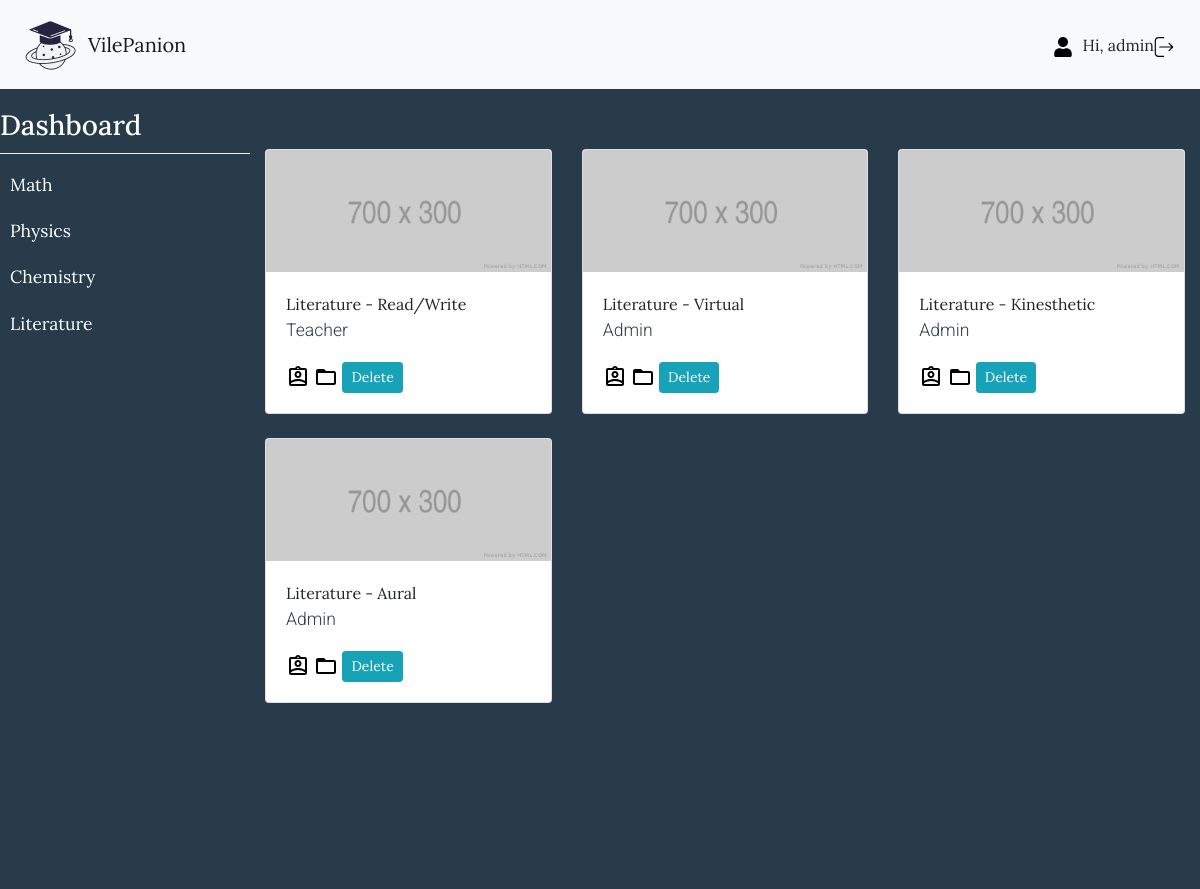
Page /material.php?subjectid=3 (signed in) on the committed database.
### tables this page shows
CREATE TABLE `subjects` (
  `subjectid` int(11) NOT NULL,
  `subjectname` varchar(250) NOT NULL
);

CREATE TABLE `material` (
  `subjectid` int(11) NOT NULL,
  `materialid` text DEFAULT NULL,
  `materialtype` varchar(250) DEFAULT NULL,
  `authorid` int(11) NOT NULL,
  `content` varchar(250) DEFAULT NULL
);

CREATE TABLE `account` (
  `accountid` int(11) NOT NULL,
  `username` varchar(250) DEFAULT NULL,
  `pwd` varchar(250) DEFAULT NULL,
  `name` varchar(250) DEFAULT NULL,
  `email` varchar(250) DEFAULT NULL,
  `avatar` varchar(250) DEFAULT NULL,
  `activated` int(5) DEFAULT 0
);

### material.php (the view, shortened to what this page needs)
<?php
    require("connection.php");
    $hidden = '';
    if ($_SESSION["activecode"] == 2){
            $hidden = 'hidden';
        } else {
            $hidden = '';
        }
    ?>
<!DOCTYPE html>
<html lang="en">
<head>
    <link rel="stylesheet" href="https://maxcdn.bootstrapcdn.com/bootstrap/4.5.2/css/bootstrap.min.css">
    <link rel="stylesheet" href="path/to/font-awesome/css/font-awesome.min.css">
    <link rel="stylesheet" href="./css/style.css">
</head>
<body>
<nav class="navbar navbar-expand-lg navbar-light bg-light">
    <img src="./img/logo.png">
    <a class="navbar-brand" href="dashboard.php">VilePanion</a>
    <div class="collapse navbar-collapse" id="collapsibleNavbar">
        <ul class="navbar-nav ml-auto">
            <li class="nav-item active">
                <li><img src="./img/user.svg" alt="" class="icon"> </li>
                <li class="ml-auto"> Hi, <?php echo $_SESSION['user']; ?></li>
            </li>
            <li class="nav-item active">
                <a href="logout.php">
                    <img src="./img/logout.svg" alt="" class="icon">
                </a>
            </li>
        </ul>
    </div>
</nav>
<div class="wrapper">
    <nav id="sidebar">
        <ul class="list-unstyled components">
            <h3>Dashboard</h3>
            <?php
                $sql_list = "SELECT * FROM subjects";
                $result_list = mysqli_query($conn,$sql_list);
                while ($row_list = $result_list -> fetch_assoc()){
                    $subjectid = $row_list["subjectid"];
                    $subjectname = $row_list["subjectname"];
            ?>
                <li>
                    <a href="material.php?subjectid=<?php echo $subjectid?>"><?php echo $subjectname?></a>
                </li>
            <?php } ?>
        </ul>
    </nav>
    <div class="container" style="margin-top: 60px">
        <div class="row">
            <?php
                require("connection.php");
                $subjectid = $_GET["subjectid"];
                $sql_list = "SELECT * FROM material WHERE subjectid = '$subjectid'";
                $result_list = mysqli_query($conn,$sql_list);
                while ($row_list = $result_list -> fetch_assoc())
                {
                    $materialid = $row_list["materialid"];
                    $materialtype = $row_list["materialtype"];
                    $content = $row_list["content"];
                    $authorid = $row_list["authorid"];
                    $sql_accountid1 = "SELECT name FROM account WHERE accountid = '$authorid'";
                    $result3 = mysqli_query($conn,$sql_accountid1);
                    $row3 = $result3->fetch_assoc();
                    $authorname = $row3["name"];
                    $sql_subjectname = "SELECT subjectname FROM subjects WHERE subjectid = '$subjectid'";
                    $result4 = mysqli_query($conn,$sql_subjectname);
                    $row4 = $result4->fetch_assoc();
                    $subjectname = $row4["subjectname"];
            ?>
                <div class="col-lg-4 col-md-6 mb-4">
                    <div class="card">
                        <img src="<?php echo $content ?>" class="card-img-top" alt="...">
                        <div class="card-body">
                            <a href="detail_material.php?subjectid=<?php echo $subjectid ?>&materialid=<?php echo $materialid?>"><?php echo $subjectname. " - " . $materialtype ?></a>
                            <p class="card-text"><?php echo $authorname ?></p>
                            <span jsslot="" class="XuQwKc"><span class="GmuOkf"></span></span>
                            <span jsslot="" class="XuQwKc"><span class="GmuOkf"><svg focusable="false" width="24" height="24" viewBox="0 0 24 24" class=" NMm5M"><path d="M20 6h-8l-2-2H4c-1.1 0-1.99.9-1.99 2L2 18c0 1.1.9 2 2 2h16c1.1 0 2-.9 2-2V8c0-1.1-.9-2-2-2zm0 12H4V8h16v10z"></path></svg></span></span>
            <?php
                if ($_SESSION["activecode"] == 0){
            ?>
                            <a href="delete_material.php?materialid=<?php echo $materialid ?>" class="btn btn-info btn-sm">Delete</a>
                <?php } else if (($_SESSION["activecode"] != 0)) {
                ?>
                            <a href="delete_material.php?materialid=<?php echo $materialid ?>" class="btn btn-info btn-sm" <?php echo $hidden ?>>Delete</a>
                    <?php } ?>
                        </div>
                    </div>
                </div>
            <?php } ?>
        </div>
    </div>
</div>
</body>
</html>

### css/style.css (style rules this page uses)
body { font-family: 'Lora', sans-serif; background: #273B4A; }
p { font-family: 'Roboto', sans-serif; font-size: 1.1em; font-weight: 300; line-height: 1.7em; color: #273B4A; }
a, a:hover, a:focus { color: inherit; text-decoration: none; transition: all 0.3s; }
#sidebar { background: #273B4A; color: #fff; transition: all 0.3s; }
#sidebar ul.components { padding: 20px 0; border-bottom: 1px solid #273B4A; }
#sidebar ul li a { padding: 10px; font-size: 1.1em; display: block; }
.wrapper { display: flex; align-items: stretch; }
#sidebar { min-width: 250px; max-width: 250px; min-height: 100vh; }
h3 { border: 0 solid #efefef; border-bottom-width: 1px; padding-bottom: 10px; }
.icon { width: 20px; height: 20px; margin: 0 10px 0 0; }

### rows in the picture
subjects: subjectname "Math"
subjects: subjectname "Physics"
subjects: subjectname "Chemistry"
subjects: subjectname "Literature"
material: content (placeholder picture), subjectid.subjectname "Literature", materialtype "Read/Write", authorid.name "Teacher"
material: content (placeholder picture), subjectid.subjectname "Literature", materialtype "Virtual", authorid.name "Admin"
material: content (placeholder picture), subjectid.subjectname "Literature", materialtype "Kinesthetic", authorid.name "Admin"
material: content (placeholder picture), subjectid.subjectname "Literature", materialtype "Aural", authorid.name "Admin"

### other values in the picture
$_SESSION['user'] "admin"
